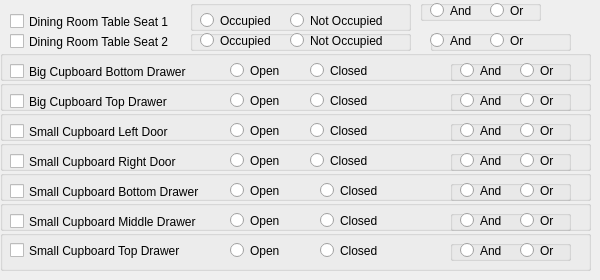
     <widget class="QWidget" name="tabDining">
      <attribute name="title">
       <string>Dining Room</string>
      </attribute>
      <widget class="QCheckBox" name="diningSofa1CheckBox">
       <property name="geometry">
        <rect>
         <x>10</x>
         <y>10</y>
         <width>191</width>
         <height>23</height>
        </rect>
       </property>
       <property name="text">
        <string>Dining Room Table Seat 1</string>
       </property>
      </widget>
      <widget class="QGroupBox" name="groupBox_23">
       <property name="geometry">
        <rect>
         <x>190</x>
         <y>0</y>
         <width>221</width>
         <height>31</height>
        </rect>
       </property>
       <property name="title">
        <string/>
       </property>
       <widget class="QRadioButton" name="DRS1OccupiedRadioButton">
        <property name="geometry">
         <rect>
          <x>10</x>
          <y>10</y>
          <width>99</width>
          <height>21</height>
         </rect>
        </property>
        <property name="text">
         <string>Occupied </string>
        </property>
       </widget>
       <widget class="QRadioButton" name="DRS1NotOccupiedRadioButton">
        <property name="geometry">
         <rect>
          <x>100</x>
          <y>10</y>
          <width>121</width>
          <height>21</height>
         </rect>
        </property>
        <property name="text">
         <string>Not Occupied </string>
        </property>
       </widget>
      </widget>
      <widget class="QGroupBox" name="groupBox_24">
       <property name="geometry">
        <rect>
         <x>420</x>
         <y>0</y>
         <width>121</width>
         <height>21</height>
        </rect>
       </property>
       <property name="title">
        <string/>
       </property>
       <widget class="QRadioButton" name="DRS1ANDradioButton">
        <property name="geometry">
         <rect>
          <x>10</x>
          <y>0</y>
          <width>61</width>
          <height>21</height>
         </rect>
        </property>
        <property name="text">
         <string>And</string>
        </property>
       </widget>
       <widget class="QRadioButton" name="DRS1ORradioButton">
        <property name="geometry">
         <rect>
          <x>70</x>
          <y>0</y>
          <width>61</width>
          <height>21</height>
         </rect>
        </property>
        <property name="text">
         <string>Or</string>
        </property>
       </widget>
      </widget>
      <widget class="QGroupBox" name="groupBox_25">
       <property name="geometry">
        <rect>
         <x>190</x>
         <y>30</y>
         <width>221</width>
         <height>21</height>
        </rect>
       </property>
       <property name="title">
        <string/>
       </property>
       <widget class="QRadioButton" name="DRS2OccupiedRadioButton">
        <property name="geometry">
         <rect>
          <x>10</x>
          <y>0</y>
          <width>99</width>
          <height>21</height>
         </rect>
        </property>
        <property name="text">
         <string>Occupied </string>
        </property>
       </widget>
       <widget class="QRadioButton" name="DRS2NotOccupiedRadioButton">
        <property name="geometry">
         <rect>
          <x>100</x>
          <y>0</y>
          <width>121</width>
          <height>21</height>
         </rect>
        </property>
        <property name="text">
         <string>Not Occupied </string>
        </property>
       </widget>
      </widget>
      <widget class="QCheckBox" name="diningSofa2CheckBox">
       <property name="geometry">
        <rect>
         <x>10</x>
         <y>30</y>
         <width>191</width>
         <height>23</height>
        </rect>
       </property>
       <property name="text">
        <string>Dining Room Table Seat 2</string>
       </property>
      </widget>
      <widget class="QGroupBox" name="groupBox_26">
       <property name="geometry">
        <rect>
         <x>430</x>
         <y>30</y>
         <width>141</width>
         <height>21</height>
        </rect>
       </property>
       <property name="title">
        <string/>
       </property>
       <widget class="QRadioButton" name="DRS2ANDradioButton">
        <property name="geometry">
         <rect>
          <x>0</x>
          <y>0</y>
          <width>61</width>
          <height>21</height>
         </rect>
        </property>
        <property name="text">
         <string>And</string>
        </property>
       </widget>
       <widget class="QRadioButton" name="DRS2ORradioButton">
        <property name="geometry">
         <rect>
          <x>60</x>
          <y>0</y>
          <width>61</width>
          <height>21</height>
         </rect>
        </property>
        <property name="text">
         <string>Or</string>
        </property>
       </widget>
      </widget>
      <widget class="QGroupBox" name="groupBox_68">
       <property name="geometry">
        <rect>
         <x>0</x>
         <y>50</y>
         <width>591</width>
         <height>31</height>
        </rect>
       </property>
       <property name="title">
        <string/>
       </property>
       <widget class="QRadioButton" name="BCDBOpenRadioButton">
        <property name="geometry">
         <rect>
          <x>230</x>
          <y>10</y>
          <width>71</width>
          <height>21</height>
         </rect>
        </property>
        <property name="text">
         <string>Open</string>
        </property>
       </widget>
       <widget class="QRadioButton" name="BCDBClosedRadioButton">
        <property name="geometry">
         <rect>
          <x>310</x>
          <y>10</y>
          <width>131</width>
          <height>21</height>
         </rect>
        </property>
        <property name="text">
         <string>Closed</string>
        </property>
       </widget>
       <widget class="QCheckBox" name="BigCupboardDoorBottomCheckBox">
        <property name="geometry">
         <rect>
          <x>10</x>
          <y>10</y>
          <width>211</width>
          <height>23</height>
         </rect>
        </property>
        <property name="text">
         <string>Big Cupboard Bottom Drawer</string>
        </property>
       </widget>
       <widget class="QGroupBox" name="groupBox_69">
        <property name="geometry">
         <rect>
          <x>450</x>
          <y>10</y>
          <width>121</width>
          <height>21</height>
         </rect>
        </property>
        <property name="title">
         <string/>
        </property>
        <widget class="QRadioButton" name="BCDBANDRadioButton">
         <property name="geometry">
          <rect>
           <x>10</x>
           <y>0</y>
           <width>61</width>
           <height>21</height>
          </rect>
         </property>
         <property name="text">
          <string>And</string>
         </property>
        </widget>
        <widget class="QRadioButton" name="BCDBORRadioButton">
         <property name="geometry">
          <rect>
           <x>70</x>
           <y>0</y>
           <width>61</width>
           <height>21</height>
          </rect>
         </property>
         <property name="text">
          <string>Or</string>
         </property>
        </widget>
       </widget>
      </widget>
      <widget class="QGroupBox" name="groupBox_70">
       <property name="geometry">
        <rect>
         <x>0</x>
         <y>80</y>
         <width>591</width>
         <height>31</height>
        </rect>
       </property>
       <property name="title">
        <string/>
       </property>
       <widget class="QRadioButton" name="BCDTOpenRadioButton">
        <property name="geometry">
         <rect>
          <x>230</x>
          <y>10</y>
          <width>71</width>
          <height>21</height>
         </rect>
        </property>
        <property name="text">
         <string>Open</string>
        </property>
       </widget>
       <widget class="QRadioButton" name="BCDTClosedRadioButton">
        <property name="geometry">
         <rect>
          <x>310</x>
          <y>10</y>
          <width>131</width>
          <height>21</height>
         </rect>
        </property>
        <property name="text">
         <string>Closed</string>
        </property>
       </widget>
       <widget class="QCheckBox" name="BigCupboardDoorTopCheckBox">
        <property name="geometry">
         <rect>
          <x>10</x>
          <y>10</y>
          <width>191</width>
          <height>23</height>
         </rect>
        </property>
        <property name="text">
         <string>Big Cupboard Top Drawer</string>
        </property>
       </widget>
       <widget class="QGroupBox" name="groupBox_71">
        <property name="geometry">
         <rect>
          <x>450</x>
          <y>10</y>
          <width>121</width>
          <height>21</height>
         </rect>
        </property>
        <property name="title">
         <string/>
        </property>
        <widget class="QRadioButton" name="BCDTANDRadioButton">
         <property name="geometry">
          <rect>
           <x>10</x>
           <y>0</y>
           <width>61</width>
           <height>21</height>
          </rect>
         </property>
         <property name="text">
          <string>And</string>
         </property>
        </widget>
        <widget class="QRadioButton" name="BCDTORRadioButton">
         <property name="geometry">
          <rect>
           <x>70</x>
           <y>0</y>
           <width>61</width>
           <height>21</height>
          </rect>
         </property>
         <property name="text">
          <string>Or</string>
         </property>
        </widget>
       </widget>
      </widget>
      <widget class="QGroupBox" name="groupBox_72">
       <property name="geometry">
        <rect>
         <x>0</x>
         <y>110</y>
         <width>591</width>
         <height>31</height>
        </rect>
       </property>
       <property name="title">
        <string/>
       </property>
       <widget class="QRadioButton" name="SCDLOpenRadioButton">
        <property name="geometry">
         <rect>
          <x>230</x>
          <y>10</y>
          <width>61</width>
          <height>21</height>
         </rect>
        </property>
        <property name="text">
         <string>Open</string>
        </property>
       </widget>
       <widget class="QRadioButton" name="SCDLClosedRadioButton">
        <property name="geometry">
         <rect>
          <x>310</x>
          <y>10</y>
          <width>131</width>
          <height>21</height>
         </rect>
        </property>
        <property name="text">
         <string>Closed</string>
        </property>
       </widget>
       <widget class="QCheckBox" name="SmallCupboardDoorLeftCheckBox">
        <property name="geometry">
         <rect>
          <x>10</x>
          <y>10</y>
          <width>211</width>
          <height>23</height>
         </rect>
        </property>
        <property name="text">
         <string>Small Cupboard Left Door</string>
        </property>
       </widget>
       <widget class="QGroupBox" name="groupBox_73">
        <property name="geometry">
         <rect>
          <x>450</x>
          <y>10</y>
          <width>121</width>
          <height>21</height>
         </rect>
        </property>
        <property name="title">
         <string/>
        </property>
        <widget class="QRadioButton" name="SCDLANDRadioButton">
         <property name="geometry">
          <rect>
           <x>10</x>
           <y>0</y>
           <width>61</width>
           <height>21</height>
          </rect>
         </property>
         <property name="text">
          <string>And</string>
         </property>
        </widget>
        <widget class="QRadioButton" name="SCDLORRadioButton">
         <property name="geometry">
          <rect>
           <x>70</x>
           <y>0</y>
           <width>61</width>
           <height>21</height>
          </rect>
         </property>
         <property name="text">
          <string>Or</string>
         </property>
        </widget>
       </widget>
      </widget>
      <widget class="QGroupBox" name="groupBox_74">
       <property name="geometry">
        <rect>
         <x>0</x>
         <y>200</y>
         <width>591</width>
         <height>31</height>
        </rect>
       </property>
       <property name="title">
        <string/>
       </property>
       <widget class="QRadioButton" name="SCDMOpenRadioButton">
        <property name="geometry">
         <rect>
          <x>230</x>
          <y>10</y>
          <width>61</width>
          <height>21</height>
         </rect>
        </property>
        <property name="text">
         <string>Open</string>
        </property>
       </widget>
       <widget class="QRadioButton" name="SCDMClosedRadioButton">
        <property name="geometry">
         <rect>
          <x>320</x>
          <y>10</y>
          <width>131</width>
          <height>21</height>
         </rect>
        </property>
        <property name="text">
         <string>Closed</string>
        </property>
       </widget>
       <widget class="QCheckBox" name="SmallCupboardDoorMiddleCheckBox">
        <property name="geometry">
         <rect>
          <x>10</x>
          <y>10</y>
          <width>211</width>
          <height>23</height>
         </rect>
        </property>
        <property name="text">
         <string>Small Cupboard Middle Drawer</string>
        </property>
       </widget>
       <widget class="QGroupBox" name="groupBox_75">
        <property name="geometry">
         <rect>
          <x>450</x>
          <y>10</y>
          <width>121</width>
          <height>21</height>
         </rect>
        </property>
        <property name="title">
         <string/>
        </property>
        <widget class="QRadioButton" name="SCDMANDRadioButton">
         <property name="geometry">
          <rect>
           <x>10</x>
           <y>0</y>
           <width>61</width>
           <height>21</height>
          </rect>
         </property>
         <property name="text">
          <string>And</string>
         </property>
        </widget>
        <widget class="QRadioButton" name="SCDMORRadioButton">
         <property name="geometry">
          <rect>
           <x>70</x>
           <y>0</y>
           <width>61</width>
           <height>21</height>
          </rect>
         </property>
         <property name="text">
          <string>Or</string>
         </property>
        </widget>
       </widget>
      </widget>
      <widget class="QGroupBox" name="groupBox_76">
       <property name="geometry">
        <rect>
         <x>0</x>
         <y>140</y>
         <width>591</width>
         <height>31</height>
        </rect>
       </property>
       <property name="title">
        <string/>
       </property>
       <widget class="QRadioButton" name="SCDROpenRadioButton">
        <property name="geometry">
         <rect>
          <x>230</x>
          <y>10</y>
          <width>61</width>
          <height>21</height>
         </rect>
        </property>
        <property name="text">
         <string>Open</string>
        </property>
       </widget>
       <widget class="QRadioButton" name="SCDRClosedRadioButton">
        <property name="geometry">
         <rect>
          <x>310</x>
          <y>10</y>
          <width>131</width>
          <height>21</height>
         </rect>
        </property>
        <property name="text">
         <string>Closed</string>
        </property>
       </widget>
       <widget class="QCheckBox" name="SmallCupboardDooRightCheckBox">
        <property name="geometry">
         <rect>
          <x>10</x>
          <y>10</y>
          <width>211</width>
          <height>23</height>
         </rect>
        </property>
        <property name="text">
         <string>Small Cupboard Right Door</string>
        </property>
       </widget>
       <widget class="QGroupBox" name="groupBox_78">
        <property name="geometry">
         <rect>
          <x>450</x>
          <y>10</y>
          <width>121</width>
          <height>21</height>
         </rect>
        </property>
        <property name="title">
         <string/>
        </property>
        <widget class="QRadioButton" name="SCDRANDRadioButton">
         <property name="geometry">
          <rect>
           <x>10</x>
           <y>0</y>
           <width>61</width>
           <height>21</height>
          </rect>
         </property>
         <property name="text">
          <string>And</string>
         </property>
        </widget>
        <widget class="QRadioButton" name="SCDRORRadioButton">
         <property name="geometry">
          <rect>
           <x>70</x>
           <y>0</y>
           <width>61</width>
           <height>21</height>
          </rect>
         </property>
         <property name="text">
          <string>Or</string>
         </property>
        </widget>
       </widget>
      </widget>
      <widget class="QGroupBox" name="groupBox_79">
       <property name="geometry">
        <rect>
         <x>0</x>
         <y>170</y>
         <width>591</width>
         <height>31</height>
        </rect>
       </property>
       <property name="title">
        <string/>
       </property>
       <widget class="QRadioButton" name="SCDBOpenRadioButton">
        <property name="geometry">
         <rect>
          <x>230</x>
          <y>10</y>
          <width>61</width>
          <height>21</height>
         </rect>
        </property>
        <property name="text">
         <string>Open</string>
        </property>
       </widget>
       <widget class="QRadioButton" name="SCDBClosedRadioButton">
        <property name="geometry">
         <rect>
          <x>320</x>
          <y>10</y>
          <width>131</width>
          <height>21</height>
         </rect>
        </property>
        <property name="text">
         <string>Closed</string>
        </property>
       </widget>
       <widget class="QCheckBox" name="SmallCupboardDrawBottomCheckBox">
        <property name="geometry">
         <rect>
          <x>10</x>
          <y>10</y>
          <width>211</width>
          <height>23</height>
         </rect>
        </property>
        <property name="text">
         <string>Small Cupboard Bottom Drawer</string>
        </property>
       </widget>
       <widget class="QGroupBox" name="groupBox_80">
        <property name="geometry">
         <rect>
          <x>450</x>
          <y>10</y>
          <width>121</width>
          <height>21</height>
         </rect>
        </property>
        <property name="title">
         <string/>
        </property>
        <widget class="QRadioButton" name="SCDBANDRadioButton">
         <property name="geometry">
          <rect>
           <x>10</x>
           <y>0</y>
           <width>61</width>
           <height>21</height>
          </rect>
         </property>
         <property name="text">
          <string>And</string>
         </property>
        </widget>
        <widget class="QRadioButton" name="SCDBORRadioButton">
         <property name="geometry">
          <rect>
           <x>70</x>
           <y>0</y>
           <width>61</width>
           <height>21</height>
          </rect>
         </property>
         <property name="text">
          <string>Or</string>
         </property>
        </widget>
       </widget>
      </widget>
      <widget class="QGroupBox" name="groupBox_81">
       <property name="geometry">
        <rect>
         <x>0</x>
         <y>230</y>
         <width>591</width>
         <height>41</height>
        </rect>
       </property>
       <property name="title">
        <string/>
       </property>
       <widget class="QRadioButton" name="SCDTOpenRadioButton">
        <property name="geometry">
         <rect>
          <x>230</x>
          <y>10</y>
          <width>61</width>
          <height>21</height>
         </rect>
        </property>
        <property name="text">
         <string>Open</string>
        </property>
       </widget>
       <widget class="QRadioButton" name="SCDTClosedRadioButton">
        <property name="geometry">
         <rect>
          <x>320</x>
          <y>10</y>
          <width>131</width>
          <height>21</height>
         </rect>
        </property>
        <property name="text">
         <string>Closed</string>
        </property>
       </widget>
       <widget class="QCheckBox" name="SmallCupboardDoorTopCheckBox">
        <property name="geometry">
         <rect>
          <x>10</x>
          <y>10</y>
          <width>211</width>
          <height>21</height>
         </rect>
        </property>
        <property name="text">
         <string>Small Cupboard Top Drawer</string>
        </property>
       </widget>
       <widget class="QGroupBox" name="groupBox_82">
        <property name="geometry">
         <rect>
          <x>450</x>
          <y>10</y>
          <width>121</width>
          <height>21</height>
         </rect>
        </property>
        <property name="title">
         <string/>
        </property>
        <widget class="QRadioButton" name="SCDTANDRadioButton">
         <property name="geometry">
          <rect>
           <x>10</x>
           <y>0</y>
           <width>61</width>
           <height>21</height>
          </rect>
         </property>
         <property name="text">
          <string>And</string>
         </property>
        </widget>
        <widget class="QRadioButton" name="SCDTORRadioButton">
         <property name="geometry">
          <rect>
           <x>70</x>
           <y>0</y>
           <width>61</width>
           <height>21</height>
          </rect>
         </property>
         <property name="text">
          <string>Or</string>
         </property>
        </widget>
       </widget>
      </widget>
     </widget>
